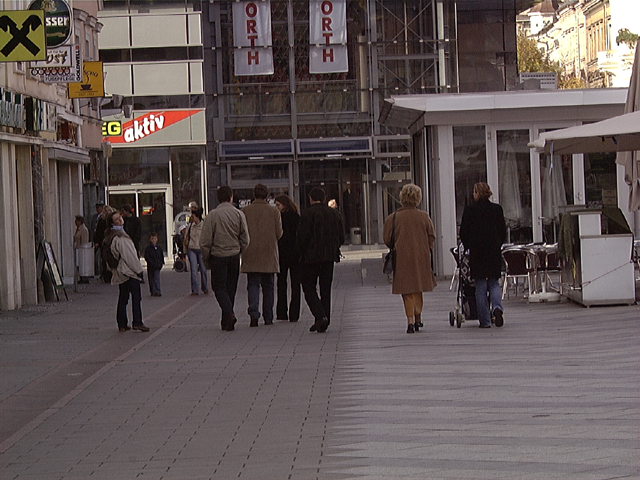
#> input picture data/test/13.png, 640 x 480 px, found by its file name
$ python main.py   (older library calls are emulated)
#> lines starting #> are read from the running program, lines starting #| are printed output that depends on the picture
### utile/functions.py
import numpy as np
import cv2
import matplotlib.pyplot as plt

def compute_gradients(channel):
    grad_x = cv2.Sobel(channel, cv2.CV_32F, 1, 0, ksize=3)
    grad_y = cv2.Sobel(channel, cv2.CV_32F, 0, 1, ksize=3)
    grad_mag = cv2.magnitude(grad_x, grad_y)


    return grad_x, grad_y, grad_mag

def maxnormgrad(magnitudes,angles):
    #magnitudes, angles  les cartes des normes et angles sur les 3 canaux couleurs
    #max_norm carte qui donne pour chaque point le canal couleur pour lequel la norme magnitudes
    #est maximale
    max_norm = np.argmax(magnitudes, axis=2)
    m, n = np.shape(max_norm)
    I, J = np.ogrid[:m, :n]
    A = angles[I, J, max_norm]
    M = magnitudes[I, J, max_norm]
    return A, M

def show_gradients(title, grad_x, grad_y, grad_mag):
    plt.figure(figsize=(12, 4))

    plt.subplot(1, 3, 1)
    plt.imshow(grad_x, cmap='gray')
    plt.title(f"{title} - Gradient X")

    plt.subplot(1, 3, 2)
    plt.imshow(grad_y, cmap='gray')
    plt.title(f"{title} - Gradient Y")

    plt.subplot(1, 3, 3)
    plt.imshow(grad_mag, cmap='gray')
    plt.title(f"{title} - Magnitude")

    plt.tight_layout()
    plt.show()


### utile/visuHOG.py
import matplotlib.pyplot as plt
from skimage import exposure

def visuHOG(I, hog_image, hog_image_scaling_factor=10):

    fig, (ax1, ax2) = plt.subplots(1, 2, figsize=(8, 4), sharex=True, sharey=True)

    ax1.axis('off')
    ax1.imshow(I, cmap=plt.cm.gray)
    ax1.set_title('Image Originale')

    hog_image_rescaled = exposure.rescale_intensity(hog_image, in_range=(0, hog_image_scaling_factor))

    ax2.axis('off')
    ax2.imshow(hog_image_rescaled, cmap=plt.cm.gray)
    ax2.set_title('HOG')
    plt.show()

    return plt

### main.py
import numpy as np
import cv2
import matplotlib.pyplot as plt
from utile.functions import maxnormgrad,show_gradients,compute_gradients
from skimage.feature import hog
from skimage import io, color
from utile.visuHOG import visuHOG
import pickle


fname = "/home/foued/Desktop/SUPCOM/Tracking/HogTracking/data/test/13.png"

######################
# Section 1 : Question 2, 3
######################
image = cv2.imread(fname)
#> image is the input picture: shape (480, 640, 3); mean B, G, R 83.2, 83.7, 94.5
R, G, B = cv2.split(image)


R_grad_x, R_grad_y, R_grad_mag = compute_gradients(R)
#> in compute_gradients, `grad_y = cv2.Sobel(channel, cv2.CV_32F, 0, 1, ksize=3)`:
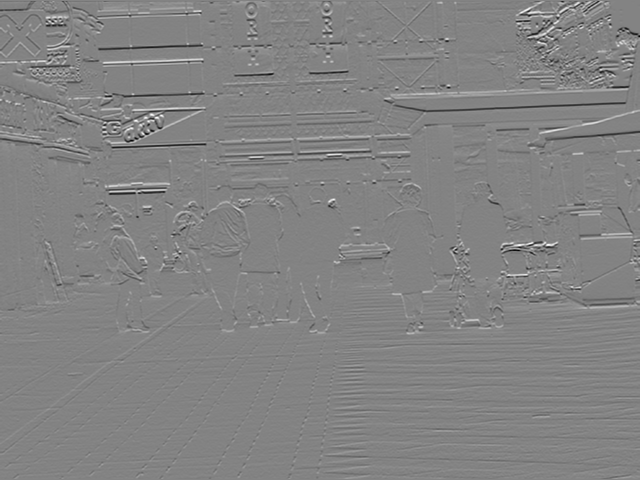
#> grad_y: shape (480, 640) float32; min -832, max 786, mean 0.6; drawn with min black and max white
#> in compute_gradients, `grad_mag = cv2.magnitude(grad_x, grad_y)`:
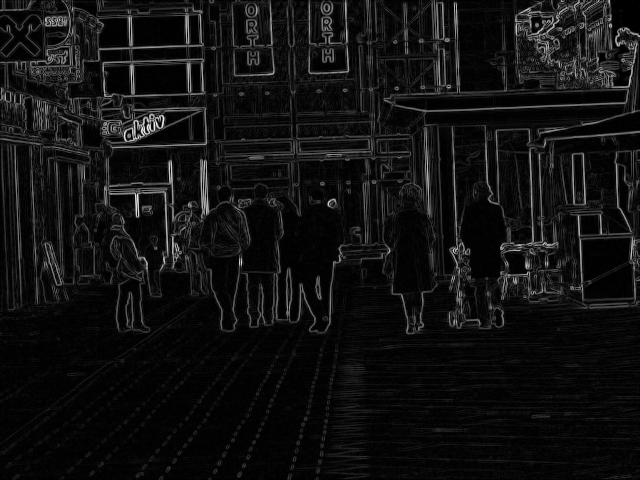
#> grad_mag: shape (480, 640) float32; min 0, max 1081.2, mean 74.6; drawn with min black and max white
G_grad_x, G_grad_y, G_grad_mag = compute_gradients(G)
B_grad_x, B_grad_y, B_grad_mag = compute_gradients(B)


show_gradients("Red Channel", R_grad_x, R_grad_y, R_grad_mag)
show_gradients("Green Channel", G_grad_x, G_grad_y, G_grad_mag)
show_gradients("Blue Channel", B_grad_x, B_grad_y, B_grad_mag)


arg_E = (np.arctan2(R_grad_y, R_grad_x) * 180 / np.pi) % 180
arg_G = (np.arctan2(G_grad_y,G_grad_x)* 180 / np.pi ) % 180
arg_B = (np.arctan2(B_grad_y,B_grad_x)* 180 / np.pi ) % 180


magnitudes = np.stack([R_grad_mag, G_grad_mag, B_grad_mag], axis=-1)
angles = np.stack([arg_E, arg_G, arg_B], axis=-1)
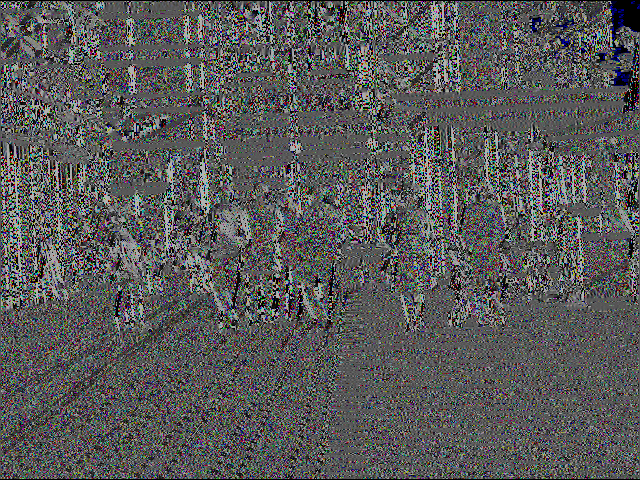
#> angles: shape (480, 640, 3) float32; mean B, G, R 89, 89.1, 88.9

A,M = maxnormgrad(magnitudes,angles)
#> in maxnormgrad, `max_norm = np.argmax(magnitudes, axis=2)`:
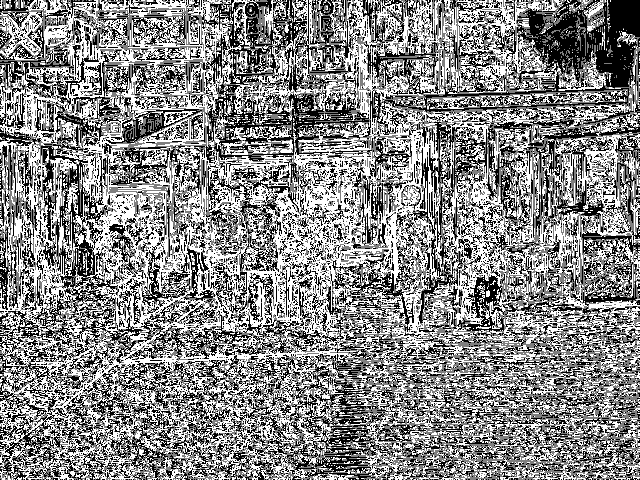
#> max_norm: shape (480, 640) int64; min 0, max 2, mean 1.07; drawn with min black and max white
#> in maxnormgrad, `A = angles[I, J, max_norm]`:
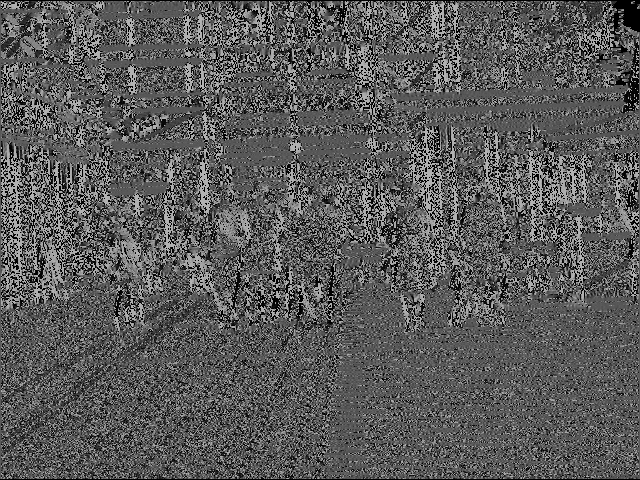
#> A: shape (480, 640) float32; min 0, max 179.9, mean 89.9

plt.imshow(M, cmap='gray')
plt.colorbar()
plt.title("Maximal Gradient Magnitude (M)")
plt.show()
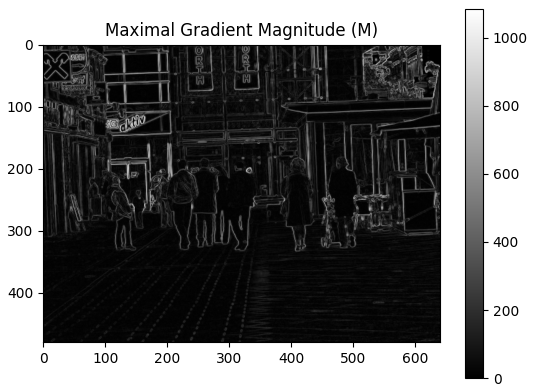
#> figure drawn by matplotlib, 2 panels

######################
# Section 2: Questions 4
######################
image = io.imread(fname)
image_gray = color.rgb2gray(image)

# Compute HOG descriptors with 8*8 pixels_per_cell
fd, hog_image = hog(image_gray, orientations=9, pixels_per_cell=(8, 8),transform_sqrt=True, cells_per_block=(1, 1), visualize=True)
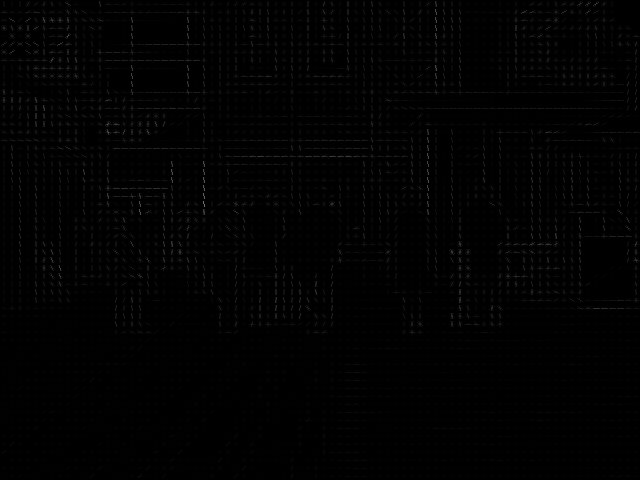
#> hog_image: shape (480, 640) float64; min 0, max 0.439, mean 0.0078
visuHOG(image,hog_image)
# Compute HOG descriptors with 2*2 cells_per_block
fd, hog_image = hog(image_gray, orientations=9, pixels_per_cell=(8, 8),transform_sqrt=True, cells_per_block=(2, 2), visualize=True)
visuHOG(image,hog_image)

# Compute HOG descriptors with decalage
fd, hog_image = hog(image_gray, orientations=9, pixels_per_cell=(3, 3), transform_sqrt=True,cells_per_block=(2, 2), visualize=True)

visuHOG(image,hog_image)

# Compute HOG descriptors with Norme L2
fd, hog_image = hog(image_gray, orientations=9, pixels_per_cell=(8, 8),transform_sqrt=True, cells_per_block=(2, 2), visualize=True, block_norm='L2')
# Display the HOG image
visuHOG(image,hog_image)


######################
# Section 3: Questions 5a
######################
# Charger le modèle SVM depuis le fichier classHOG.p
#> (the run stopped early here; a loop or call above may not have finished)

$ run again, with data/test/1.png copied over data/test/13.png
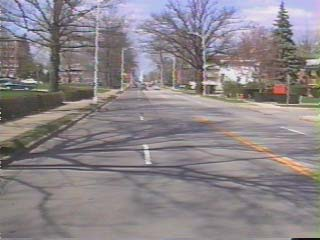
#> input picture data/test/1.png, 320 x 240 px, found by its file name
#> image is the input picture: shape (240, 320, 3); mean B, G, R 136.8, 132.5, 139.4
#> `plt.show()`:
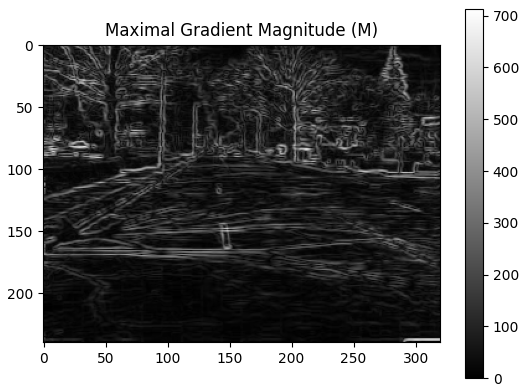
#> figure drawn by matplotlib, 2 panels
#> `fd, hog_image = hog(image_gray, orientations=9, pixels_per_cell=(8, 8)..`:
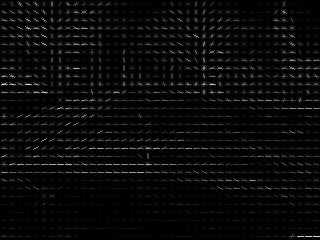
#> hog_image: shape (240, 320) float64; min 0, max 0.162, mean 0.00569; drawn with min black and max white
#> fd = 10800 values, max 0.998 at index 10795, min 0 at index 39, mean 0.281

$ run again, with data/test/57.png copied over data/test/13.png
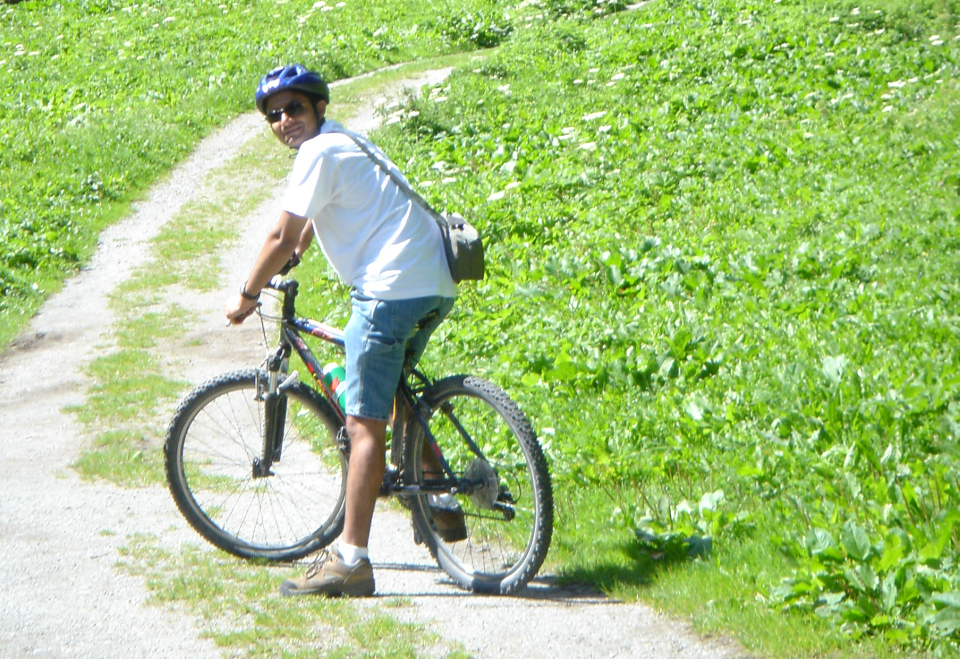
#> input picture data/test/57.png, 960 x 659 px, found by its file name
#> image is the input picture: shape (659, 960, 3); mean B, G, R 124.8, 195.1, 163.6
#> in maxnormgrad, `M = magnitudes[I, J, max_norm]`:
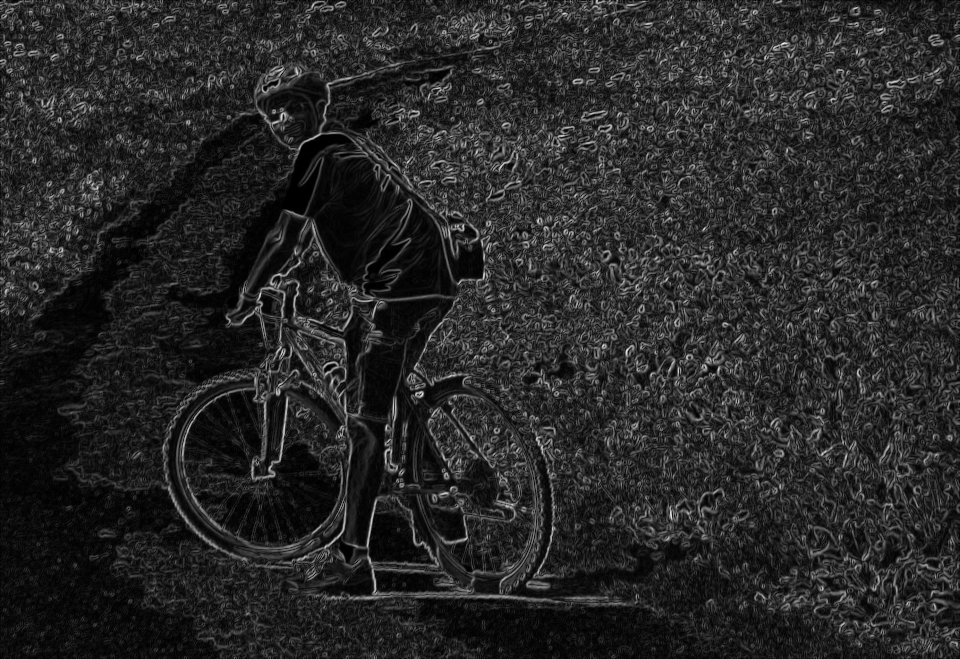
#> M: shape (659, 960) float32; min 0, max 886.9, mean 138.8; drawn with min black and max white
#> `plt.show()`:
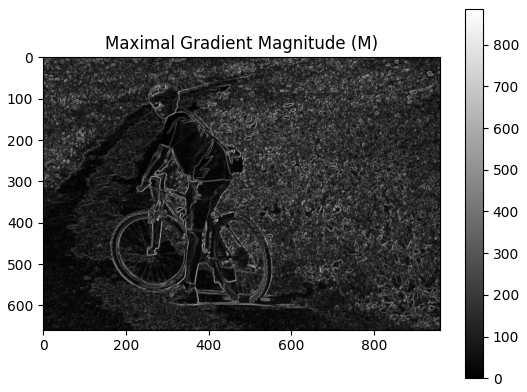
#> figure drawn by matplotlib, 2 panels
